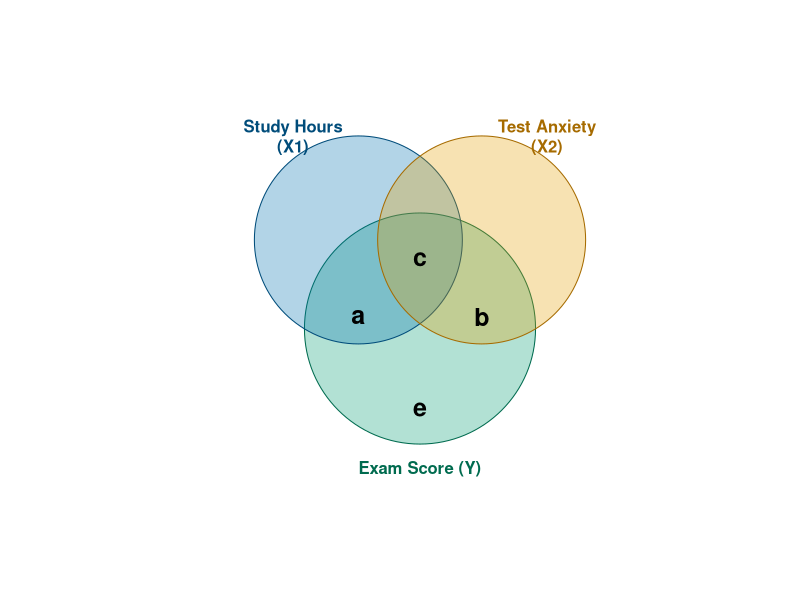
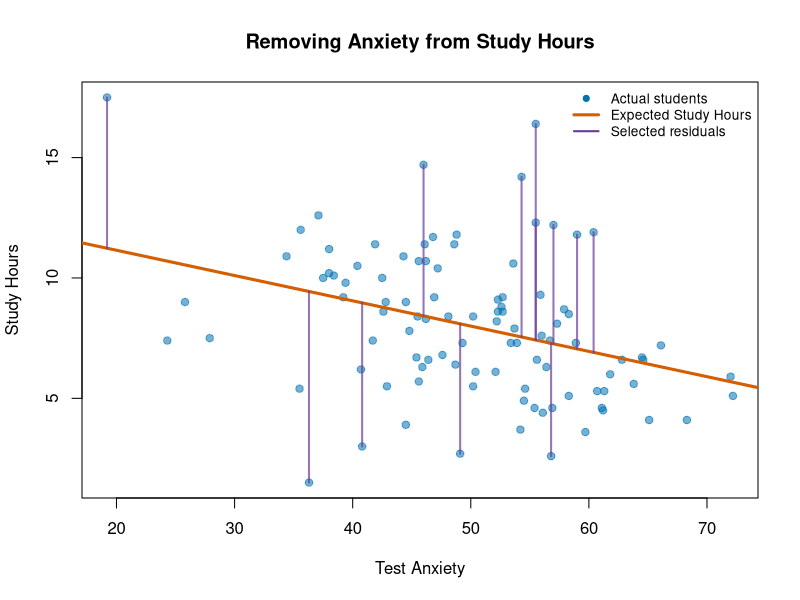
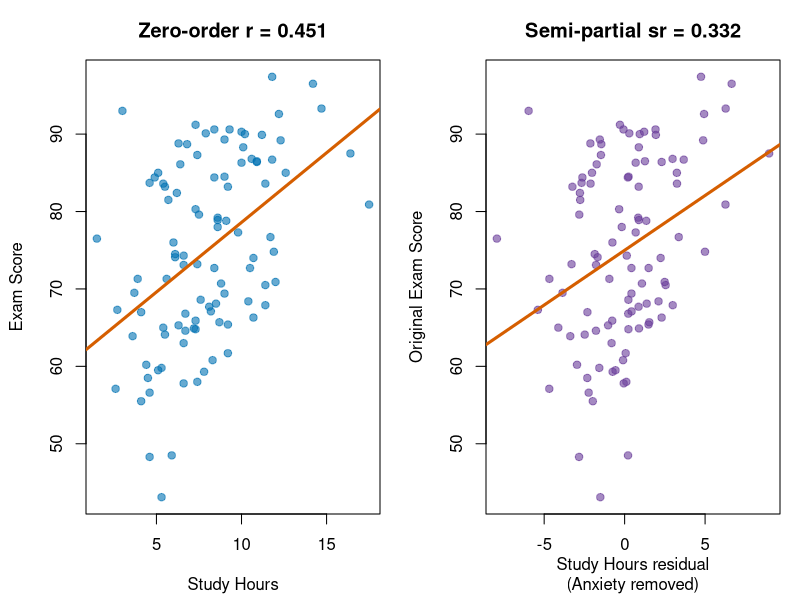
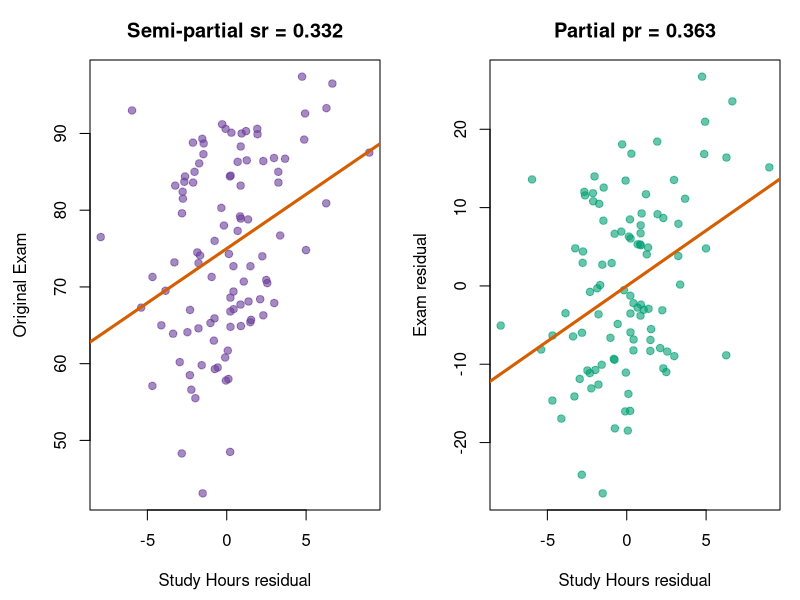

Write the R code that produced these figures, in order.
## ---- chunk 1
knitr::opts_chunk$set(
  echo = TRUE,
  message = FALSE,
  warning = FALSE,
  fig.align = "center",
  fig.width = 7,
  fig.height = 4.5
)
## ---- chunk 2
library(MASS)

set.seed(42)

n   <- 100
rY1 <-  0.45  # Study Hours with Exam Score
rY2 <- -0.40  # Test Anxiety with Exam Score
r12 <- -0.35  # Study Hours with Test Anxiety

Sigma <- matrix(c(
   1,   rY1, rY2,
  rY1,   1,  r12,
  rY2,  r12,  1
), ncol = 3)

raw <- as.data.frame(
  mvrnorm(
    n,
    mu = c(0, 0, 0),
    Sigma = Sigma,
    empirical = TRUE
  )
)

colnames(raw) <- c("Exam", "StudyHours", "Anxiety")

dat <- data.frame(
  Exam       = round(raw$Exam * 12 + 75, 1),
  StudyHours = round(raw$StudyHours * 3 + 8, 1),
  Anxiety    = round(raw$Anxiety * 10 + 50, 1)
)
## ---- chunk 3
round(cor(dat[c("StudyHours", "Anxiety", "Exam")]), 2)
## ---- chunk 4
#| echo: false
#| fig-width: 6.5
#| fig-height: 5.5
#| fig-cap: "A Ballantine for Study Hours, Test Anxiety, and Exam Score. The areas are conceptual, not drawn to scale."

plot.new()
plot.window(xlim = c(0, 1), ylim = c(0, 1), asp = 1)

symbols(
  x = c(0.50, 0.34, 0.66),
  y = c(0.40, 0.63, 0.63),
  circles = c(0.30, 0.27, 0.27),
  inches = FALSE,
  add = TRUE,
  bg = c(
    adjustcolor("#009E73", alpha.f = 0.30),
    adjustcolor("#0072B2", alpha.f = 0.30),
    adjustcolor("#E69F00", alpha.f = 0.30)
  ),
  fg = c("#006B4F", "#004C7A", "#A66B00")
)

text(0.17, 0.90, "Study Hours\n(X1)", font = 2, col = "#004C7A")
text(0.83, 0.90, "Test Anxiety\n(X2)", font = 2, col = "#A66B00")
text(0.50, 0.035, "Exam Score (Y)", font = 2, col = "#006B4F")

text(0.34, 0.43, "a", cex = 1.5, font = 2)
text(0.66, 0.43, "b", cex = 1.5, font = 2)
text(0.50, 0.58, "c", cex = 1.5, font = 2)
text(0.50, 0.19, "e", cex = 1.5, font = 2)
## ---- chunk 5
study_from_anxiety <- lm(StudyHours ~ Anxiety, data = dat)
summary(study_from_anxiety)

dat$ExpectedStudy <- fitted(study_from_anxiety)
dat$StudyResidual <- residuals(study_from_anxiety)
## ---- chunk 6
alex_anxiety <- 60
alex_actual_study <- 10
alex_actual_exam <- 78

alex_expected_study <- unname(
  predict(study_from_anxiety, newdata = data.frame(Anxiety = alex_anxiety))
)

alex_study_residual <- alex_actual_study - alex_expected_study

alex_table <- data.frame(
  Anxiety = alex_anxiety,
  Expected_Study = round(alex_expected_study, 1),
  Actual_Study = alex_actual_study,
  Study_Residual = round(alex_study_residual, 1)
)

knitr::kable(alex_table)
## ---- chunk 7
#| echo: false
#| fig-cap: "Study Hours predicted from Test Anxiety. Selected vertical lines show residuals: the distance between each student's actual and expected Study Hours."

plot(
  dat$Anxiety,
  dat$StudyHours,
  pch = 19,
  col = adjustcolor("#0072B2", alpha.f = 0.55),
  xlab = "Test Anxiety",
  ylab = "Study Hours",
  main = "Removing Anxiety from Study Hours"
)

abline(study_from_anxiety, col = "#D55E00", lwd = 3)

selected <- order(abs(dat$StudyResidual), decreasing = TRUE)[1:12]
segments(
  x0 = dat$Anxiety[selected],
  y0 = dat$ExpectedStudy[selected],
  x1 = dat$Anxiety[selected],
  y1 = dat$StudyHours[selected],
  col = adjustcolor("#6A3D9A", alpha.f = 0.70),
  lwd = 2
)

legend(
  "topright",
  legend = c("Actual students", "Expected Study Hours", "Selected residuals"),
  col = c("#0072B2", "#D55E00", "#6A3D9A"),
  pch = c(19, NA, NA),
  lty = c(NA, 1, 1),
  lwd = c(NA, 3, 2),
  bty = "n",
  cex = 0.82
)
## ---- chunk 8
cor(dat$Anxiety, dat$StudyResidual)
## ---- chunk 9
sr_study <- cor(dat$Exam, dat$StudyResidual)
sr_study
## ---- chunk 10
#| echo: false
#| fig-width: 8.5
#| fig-height: 4.3
#| fig-cap: "Left: the zero-order Study Hours–Exam Score relationship. Right: the semi-partial relationship after removing Anxiety from Study Hours only."

par(mfrow = c(1, 2), mar = c(4.3, 4.3, 3, 1))

plot(
  dat$StudyHours,
  dat$Exam,
  pch = 19,
  col = adjustcolor("#0072B2", alpha.f = 0.60),
  xlab = "Study Hours",
  ylab = "Exam Score",
  main = paste0("Zero-order r = ", round(cor(dat$StudyHours, dat$Exam), 3))
)
abline(lm(Exam ~ StudyHours, data = dat), col = "#D55E00", lwd = 3)

plot(
  dat$StudyResidual,
  dat$Exam,
  pch = 19,
  col = adjustcolor("#6A3D9A", alpha.f = 0.60),
  xlab = "Study Hours residual\n(Anxiety removed)",
  ylab = "Original Exam Score",
  main = paste0("Semi-partial sr = ", round(sr_study, 3))
)
abline(lm(Exam ~ StudyResidual, data = dat), col = "#D55E00", lwd = 3)
## ---- chunk 11
sr2_study <- sr_study^2
sr2_study
## ---- chunk 12
anxiety_model <- lm(Exam ~ Anxiety, data = dat)
full_model <- lm(Exam ~ Anxiety + StudyHours, data = dat)

r2_anxiety <- summary(anxiety_model)$r.squared
r2_full <- summary(full_model)$r.squared
delta_r2_study <- r2_full - r2_anxiety

data.frame(
  Quantity = c(
    "R-squared: Anxiety only",
    "R-squared: Anxiety + Study Hours",
    "Change in R-squared",
    "Squared semi-partial correlation"
  ),
  Value = round(c(r2_anxiety, r2_full, delta_r2_study, sr2_study), 3)
)
## ---- chunk 13
anova(anxiety_model, full_model)
## ---- chunk 14
exam_from_anxiety <- lm(Exam ~ Anxiety, data = dat)
dat$ExpectedExam <- fitted(exam_from_anxiety)
dat$ExamResidual <- residuals(exam_from_anxiety)

pr_study <- cor(dat$StudyResidual, dat$ExamResidual)
pr_study
## ---- chunk 15
#| echo: false
#| fig-width: 9.5
#| fig-height: 4.3
#| fig-cap: "Semi-partial correlation leaves Exam Score untouched. Partial correlation removes Anxiety from both Study Hours and Exam Score."

par(mfrow = c(1, 2), mar = c(4.5, 4.5, 3, 1))

plot(
  dat$StudyResidual,
  dat$Exam,
  pch = 19,
  col = adjustcolor("#6A3D9A", alpha.f = 0.60),
  xlab = "Study Hours residual",
  ylab = "Original Exam",
  main = paste0("Semi-partial sr = ", round(sr_study, 3))
)
abline(lm(Exam ~ StudyResidual, data = dat), col = "#D55E00", lwd = 3)

plot(
  dat$StudyResidual,
  dat$ExamResidual,
  pch = 19,
  col = adjustcolor("#009E73", alpha.f = 0.60),
  xlab = "Study Hours residual",
  ylab = "Exam residual",
  main = paste0("Partial pr = ", round(pr_study, 3))
)
abline(lm(ExamResidual ~ StudyResidual, data = dat), col = "#D55E00", lwd = 3)
## ---- chunk 16
pr2_study <- pr_study^2
pr2_study
## ---- chunk 17
r_y1 <- cor(dat$Exam, dat$StudyHours)
r_y2 <- cor(dat$Exam, dat$Anxiety)
r_12 <- cor(dat$StudyHours, dat$Anxiety)

sr_formula <- (r_y1 - r_y2 * r_12) / sqrt(1 - r_12^2)

pr_formula <- (r_y1 - r_y2 * r_12) /
  sqrt((1 - r_y2^2) * (1 - r_12^2))

round(c(
  Residual_sr = sr_study,
  Formula_sr = sr_formula,
  Residual_pr = pr_study,
  Formula_pr = pr_formula
), 3)
## ---- chunk 18
semipartial_lm <- lm(Exam ~ StudyResidual, data = dat)
partial_lm <- lm(ExamResidual ~ StudyResidual, data = dat)

round(c(
  Full_multiple_regression = coef(full_model)["StudyHours"],
  Original_Y_on_residualized_X = coef(semipartial_lm)["StudyResidual"],
  Residualized_Y_on_residualized_X = coef(partial_lm)["StudyResidual"]
), 6)
## ---- chunk 19
dat_z <- as.data.frame(scale(dat[c("Exam", "StudyHours", "Anxiety")]))
standardized_model <- lm(Exam ~ StudyHours + Anxiety, data = dat_z)
beta_study <- coef(standardized_model)["StudyHours"]

comparison <- data.frame(
  Quantity = c(
    "Zero-order correlation (r)",
    "Standardized regression slope (beta)",
    "Semi-partial correlation (sr)",
    "Partial correlation (pr)",
    "Squared semi-partial (sr-squared)",
    "Squared partial (pr-squared)"
  ),
  Value = round(c(
    r_y1,
    beta_study,
    sr_study,
    pr_study,
    sr2_study,
    pr2_study
  ), 3),
  Meaning = c(
    "Uncontrolled Study Hours-Exam association",
    "Conditional slope in standard-deviation units",
    "Unique Study association scaled by total Exam variance",
    "Unique Study association scaled by remaining Exam variance",
    "Unique contribution to total Exam variance; change in R-squared",
    "Proportion of residual Exam variance associated with Study"
  )
)

knitr::kable(comparison)
